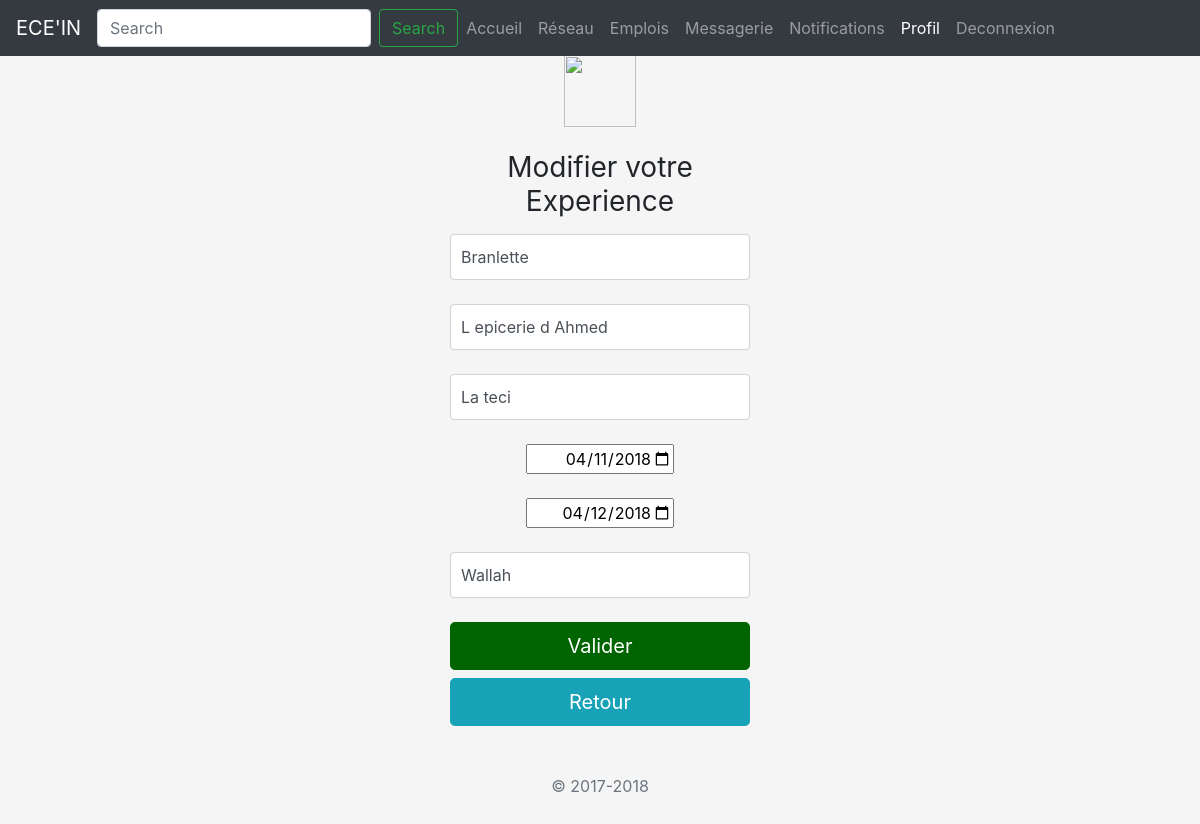
The app's page /Code/ModifierUneExperience.php?ID=1 with its own data.
### tables this page shows
CREATE TABLE IF NOT EXISTS `experience` (
  `ID_experience` int(10) NOT NULL AUTO_INCREMENT,
  `ID_user` int(10) NOT NULL,
  `TypeExperience` varchar(30) NOT NULL,
  `Entreprise` varchar(30) NOT NULL,
  `DateArrive` date NOT NULL,
  `DateFin` date NOT NULL,
  `Localisation` varchar(30) NOT NULL,
  `Commentaires` text NOT NULL,
  PRIMARY KEY (`ID_experience`),
  KEY `ID_user` (`ID_user`)
);

### Code/ModifierUneExperience.php (the view, shortened to what this page needs)
<?php
	$database = "linkedin";
	$db_handle = mysqli_connect('localhost', 'root', '');
	$db_found = mysqli_select_db($db_handle, $database);
	if($db_found)
	{
		$sql = "SELECT * FROM experience WHERE ID_experience = " .$_GET['ID'];
        $result = mysqli_query($db_handle, $sql);
        $data=mysqli_fetch_assoc($result);
        if(empty($data)){
           echo"error";
            }
        else{
            $TypeExperience = $data['TypeExperience'];
            $Entreprise = $data['Entreprise'];
            $DateArrive = $data['DateArrive'];
            $DateFin = $data['DateFin'];
            $Localisation = $data['Localisation'];
            $Commentaires = $data['Commentaires'];
            }
	}
?>
<!doctype html>
<html lang="en">
  <head>
    <link href="https://stackpath.bootstrapcdn.com/bootstrap/4.1.0/css/bootstrap.min.css" rel="stylesheet">
    <link href="signin.css" rel="stylesheet">
  </head>
  <body class="text-center" >
    <nav class="navbar navbar-expand-md navbar-dark bg-dark fixed-top">
      <a class="navbar-brand logo" href="Accueil.php" >ECE'IN</a>
      <div class="collapse navbar-collapse" id="navbarsExampleDefault">
        <form class="form-inline my-2 my-lg-0">
          <input class="form-control mr-sm-2" type="text" placeholder="Search" aria-label="Search">
          <button class="btn btn-outline-success my-2 my-sm-0" type="submit">Search</button>
        </form>
        <ul class="navbar-nav mr-auto -brand BarBoutons">
          <li class="nav-item -brand bouton">
            <a class="nav-link" href="Accueil.php">Accueil <span class="sr-only">(current)</span></a>
          </li>
          <li class="nav-item -brand bouton">
            <a class="nav-link" href="Reseau.php">Réseau</a>
          </li>
          <li class="nav-item -brand bouton">
            <a class="nav-link" href="Emplois.php">Emplois</a>
          </li>
          <li class="nav-item -brand bouton">
            <a class="nav-link" href="Messagerie.php">Messagerie</a>
          </li>
          <li class="nav-item -brand bouton">
            <a class="nav-link" href="Notifications.php">Notifications</a>
          </li>
          <li class="nav-item active -brand bouton">
            <a class="nav-link" href="Profil.php">Profil</a>
          </li>
          <li class="nav-item -brand bouton">
            <a class="nav-link" href="Deconnexion.php">Deconnexion</a>
          </li>
        </ul>
      </div>
    </nav>
    <form class="form-signin" action="AppliquerModifExperience.php?ID=<?php echo $_GET['ID'] ?>" method="post">
      <img class="mb-4" src="https://getbootstrap.com/assets/brand/bootstrap-solid.svg" alt="" width="72" height="72">
      <h1 class="h3 mb-3 font-weight-normal">Modifier votre Experience</h1>
      <input type="text" class="form-control" placeholder="Type d'Experience" value="<?php echo $TypeExperience?>" required autofocus name="TypeExperience">
        <br>
      <input type="text" class="form-control" placeholder="Entreprise" value="<?php echo $Entreprise?>" required autofocus name="Entreprise">
        <br>
      <input type="text" class="form-control" placeholder="Localisation" value="<?php echo $Localisation?>" required autofocus name="Localisation">
        <br>
      <input type="date" name="DateArrive" placeholder="Date d'arrivee" value="<?php echo $DateArrive?>" style="text-align : right;">
        <br><br>
      <input type="date" name= "DateFin" placeholder="Date de fin" value="<?php echo $DateFin?>" style="text-align : right;">
        <br><br>
      <input type="text" class="form-control" placeholder="Commentaires" value="<?php echo $Commentaires?>" required autofocus name="Commentaires">
        <br>
      <button class="btn btn-lg btn-block btngr egn " type="submit">Valider</button>
      <a class="btn btn-info btn-lg btn-block egn " href="ModifierExperiences.php">Retour</a>
      <p class="mt-5 mb-3 text-muted">&copy; 2017-2018</p>
    </form>
  </body>
</html>

### Code/signin.css (style rules this page uses)
html, body { height: 100%; }
body { display: -ms-flexbox; display: flex; -ms-flex-align: center; align-items: center; padding-top: 40px; padding-bottom: 40px; background-color: #f5f5f5; }
.btngr { background-color :darkgreen; color : white; border-color: darkgreen; }
.form-signin { width: 100%; max-width: 330px; padding: 15px; margin: auto; }
.form-signin .form-control { position: relative; box-sizing: border-box; height: auto; padding: 10px; font-size: 16px; }

### records on screen
experience: TypeExperience "Branlette", Entreprise "L epicerie d Ahmed", Localisation "La teci", DateArrive "04/11/2018", DateFin "04/12/2018", Commentaires "Wallah"
